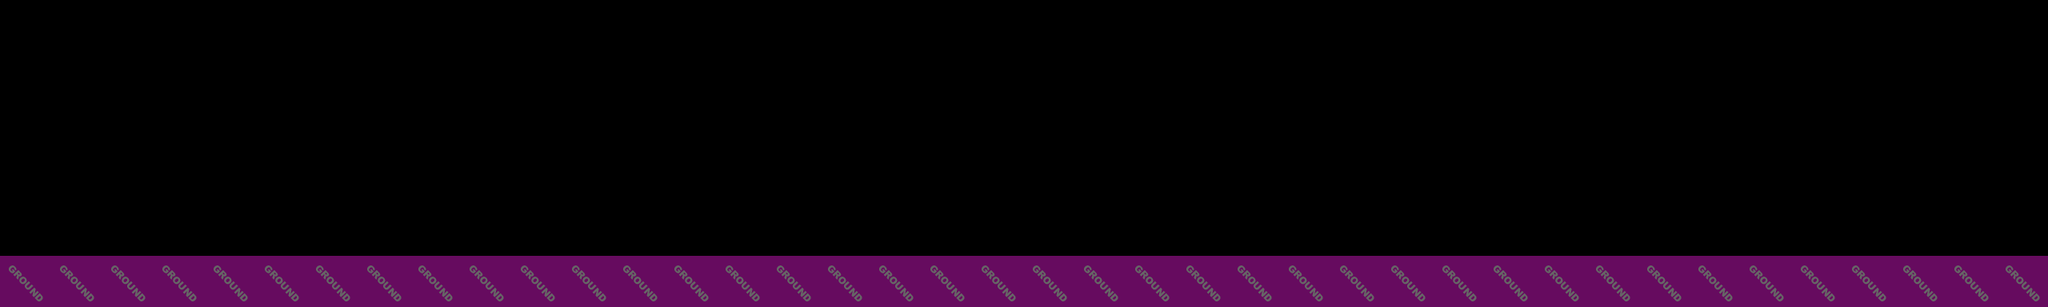

Below is a game level as drawn by its tile map, then a one-line description and the .tmx that defines it (tile-layer data replaced by summaries):
An orthogonal 40x6 tile map with 64x64 px tiles, 3 tile layers (collision, ground_1_1, ground_2), 2 tilesets.

<map version="1.0" orientation="orthogonal" width="40" height="6" tilewidth="64" tileheight="64">
 <tileset firstgid="1" name="bump" tilewidth="64" tileheight="64">
  <image source="bump.png" width="128" height="64" />
  <tile id="1">
   <properties>
    <property name="isBridge" value="true" />
   </properties>
  </tile>
 </tileset>
 <tileset firstgid="3" name="tileset" tilewidth="64" tileheight="64">
  <image source="tileset.png" width="448" height="704" />
 </tileset>
 <layer name="collision" width="40" height="6" opacity="0.4">
  <data>[240 cells, 40 non-empty, 1 distinct tile ids]</data>
 </layer>
 <layer name="ground_1_1" width="40" height="6">
  <data>[240 cells, 0 non-empty, 0 distinct tile ids]</data>
 </layer>
 <layer name="ground_2" width="40" height="6">
  <data>[240 cells, 0 non-empty, 0 distinct tile ids]</data>
 </layer>
 <objectgroup name="objects" width="40" height="6" />
 <objectgroup name="chaien_jump_pos" width="40" height="6" />
</map>
